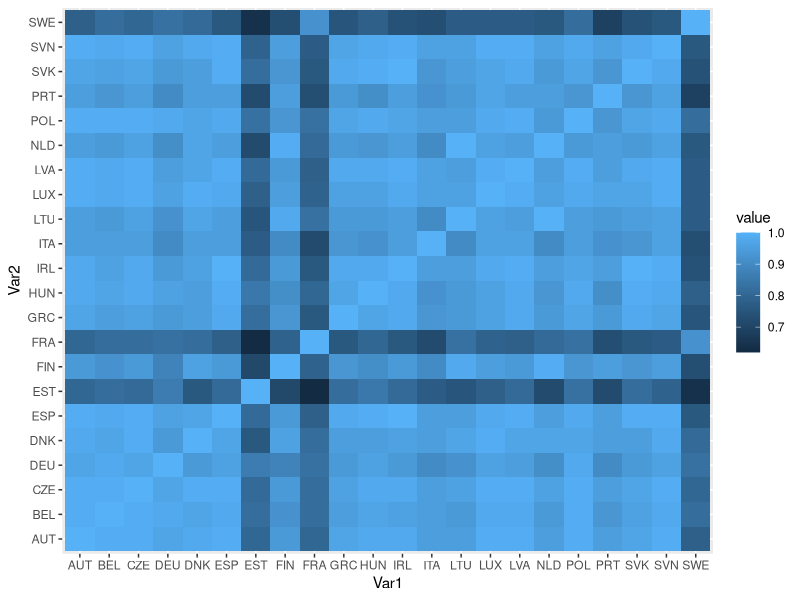
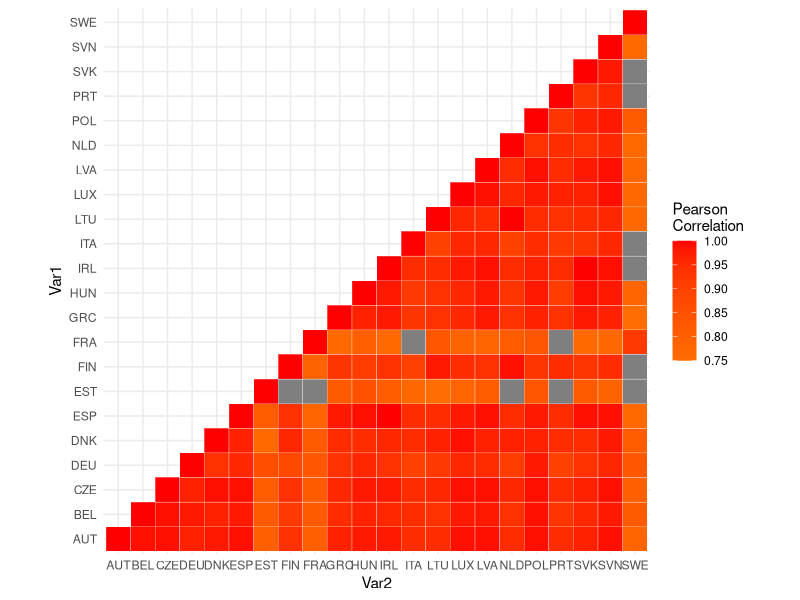
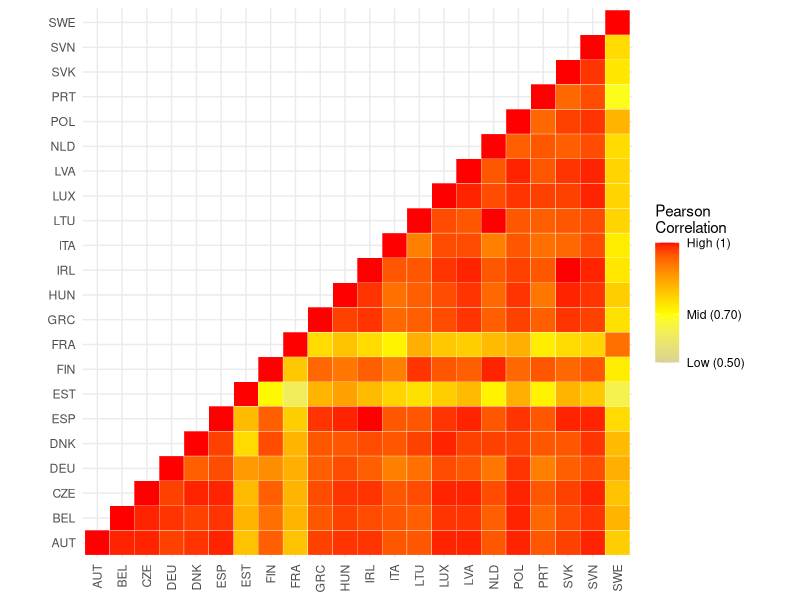
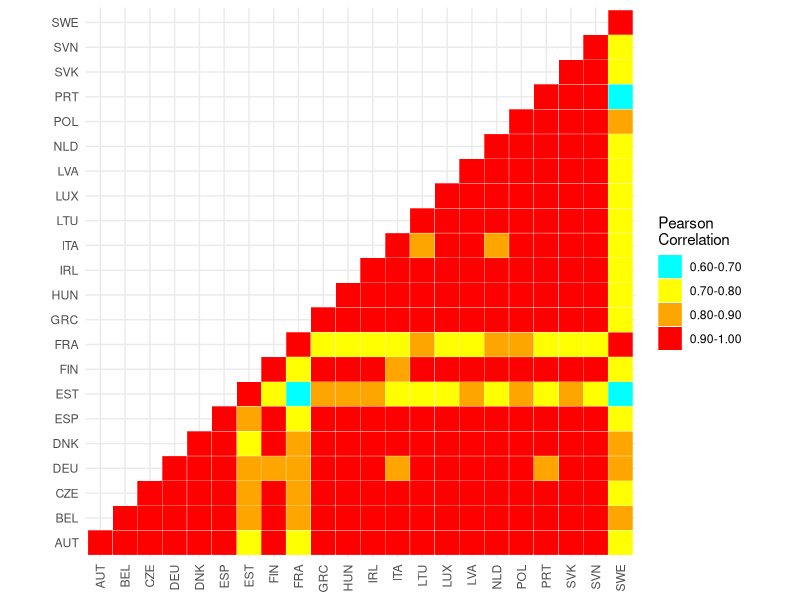
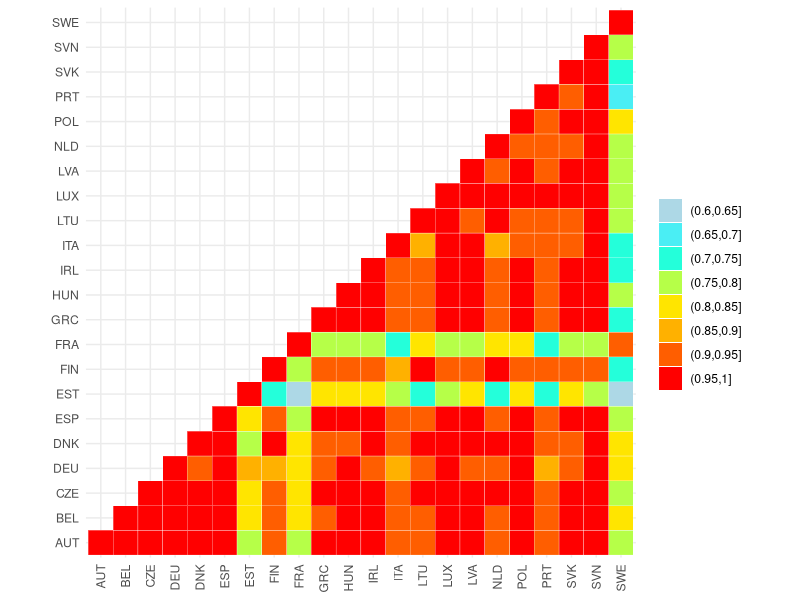

Generate these figures, in order, with R:
# Load in Data
library(readxl)

dataR <- read.delim("el.txt")
dataR <- data.frame(dataR)

cormat <- round(cor(dataR),2)
head(cormat)

library(reshape2)
melted_cormat <- melt(cormat)
head(melted_cormat)


library(ggplot2)
ggplot(data = melted_cormat, aes(x=Var1, y=Var2, fill=value)) + 
  geom_tile()



# Get lower triangle of the correlation matrix
get_lower_tri<-function(cormat){
  cormat[upper.tri(cormat)] <- NA
  return(cormat)
}
# Get upper triangle of the correlation matrix
get_upper_tri <- function(cormat){
  cormat[lower.tri(cormat)]<- NA
  return(cormat)
}


upper_tri <- get_upper_tri(cormat)
upper_tri

# Melt the correlation matrix
library(reshape2)
melted_cormat <- melt(upper_tri, na.rm = TRUE)
# Heatmap
library(ggplot2)
ggplot(data = melted_cormat, aes(Var2, Var1, fill = value))+
  geom_tile(color = "white")+
  scale_fill_gradient2(low = "grey", high = "red", mid = "yellow", 
                       midpoint = 0, limit = c(0.75,1),  
                       name="Pearson\nCorrelation") +
  theme_minimal()+ 
  theme()+
  coord_fixed()



ggplot(data = melted_cormat, aes(Var2, Var1, fill = value)) +
  geom_tile(color = "white") +
  scale_fill_gradient2(low = "grey", mid = "yellow", high = "red", 
                       midpoint = 0.70,  # Orta nokta olarak 0.85 seçildi, bunu değiştirebilirsin
                       limits = c(0.50, 1),  # Renk skalasının sınırları
                       breaks = c(0.50, 0.70, 1),  # Legend'da gri, sarı ve kırmızı görünmesi için
                       labels = c("Low (0.50)", "Mid (0.70)", "High (1)"),
                       name = "Pearson\nCorrelation") +
  theme_minimal() + 
  theme(axis.title.x = element_blank(), 
        axis.title.y = element_blank(),
        axis.text.x = element_text(angle = 90, vjust = 0.5, hjust = 1)) + 
  coord_fixed()




################

library(ggplot2)
library(reshape2)

# Define correlation categories
melted_cormat$category <- cut(melted_cormat$value,
                              breaks = c(0.5, 0.6, 0.7, 0.8, 0.9, 1),
                              labels = c("0.50-0.60", "0.60-0.70", "0.70-0.80", "0.80-0.90", "0.90-1.00"),
                              include.lowest = TRUE)

# Define colors for each category
colors <- c("0.90-1.00" = "red",
            "0.80-0.90" = "orange",
            "0.70-0.80" = "yellow",
            "0.60-0.70" = "cyan", 
            "0.50-0.60" = "lightblue")

# Heatmap plot
ggplot(data = melted_cormat, aes(Var2, Var1, fill = category)) +
  geom_tile(color = "white") +
  scale_fill_manual(values = colors, name = "Pearson\nCorrelation") +
  theme_minimal() +
  theme(axis.title.x = element_blank(),
        axis.title.y = element_blank(),
        axis.text.x = element_text(angle = 90, vjust = 0.5, hjust = 1)) + 
  coord_fixed()



###################

library(ggplot2)
library(reshape2)

# Define correlation categories (changing every 0.05)
melted_cormat$category <- cut(melted_cormat$value,
                              breaks = seq(0.5, 1, by = 0.05),  # Bins every 0.05
                              include.lowest = TRUE)

# Define a color gradient (from blue to red)
colors <- colorRampPalette(c("lightblue", "cyan", "yellow", "orange", "red"))(length(unique(melted_cormat$category)))

# Heatmap plot
ggplot(data = melted_cormat, aes(Var2, Var1, fill = category)) +
  geom_tile(color = "white") +
  scale_fill_manual(values = colors, name = " ") +
  theme_minimal() +
  theme(axis.title.x = element_blank(),
        axis.title.y = element_blank(),
        axis.text.x = element_text(angle = 90, vjust = 0.5, hjust = 1)) + 
  coord_fixed()
